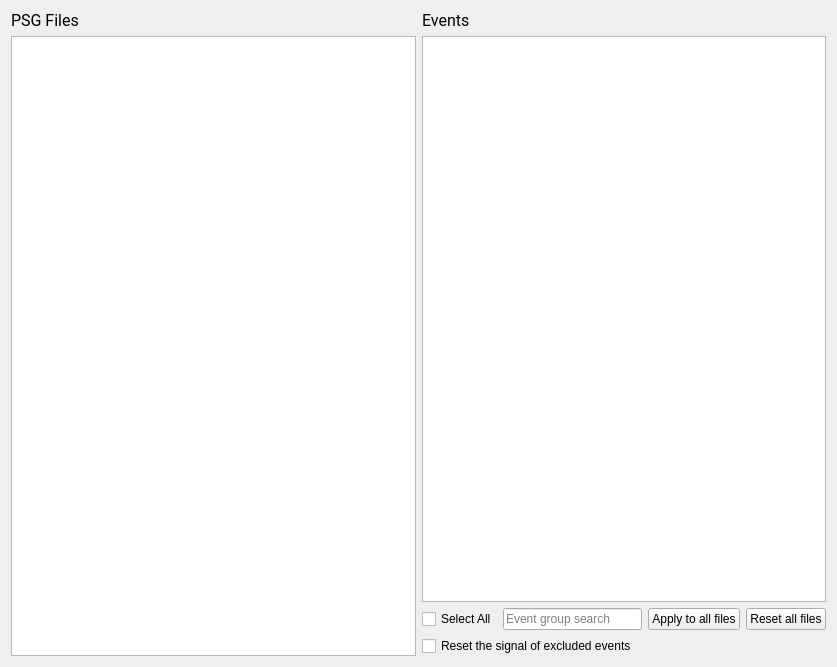
<?xml version="1.0" encoding="UTF-8"?>
<ui version="4.0">
 <class>AnnotationsSelection</class>
 <widget class="QWidget" name="AnnotationsSelection">
  <property name="geometry">
   <rect>
    <x>0</x>
    <y>0</y>
    <width>837</width>
    <height>667</height>
   </rect>
  </property>
  <property name="windowTitle">
   <string>Form</string>
  </property>
  <property name="styleSheet">
   <string>font: 12pt &quot;Roboto&quot;;</string>
  </property>
  <layout class="QHBoxLayout" name="horizontalLayout_2">
   <item>
    <layout class="QVBoxLayout" name="verticalLayout">
     <item>
      <widget class="QLabel" name="label">
       <property name="font">
        <font>
         <family>Roboto</family>
         <pointsize>12</pointsize>
         <weight>50</weight>
         <italic>false</italic>
         <bold>false</bold>
        </font>
       </property>
       <property name="text">
        <string>PSG Files</string>
       </property>
      </widget>
     </item>
     <item>
      <widget class="QListView" name="file_listview"/>
     </item>
    </layout>
   </item>
   <item>
    <layout class="QVBoxLayout" name="verticalLayout_2">
     <item>
      <widget class="QLabel" name="label_2">
       <property name="font">
        <font>
         <family>Roboto</family>
         <pointsize>12</pointsize>
         <weight>50</weight>
         <italic>false</italic>
         <bold>false</bold>
        </font>
       </property>
       <property name="text">
        <string>Events</string>
       </property>
      </widget>
     </item>
     <item>
      <widget class="QTreeView" name="event_treeview">
       <property name="editTriggers">
        <set>QAbstractItemView::NoEditTriggers</set>
       </property>
       <property name="selectionMode">
        <enum>QAbstractItemView::NoSelection</enum>
       </property>
       <property name="selectionBehavior">
        <enum>QAbstractItemView::SelectItems</enum>
       </property>
      </widget>
     </item>
     <item>
      <layout class="QHBoxLayout" name="horizontalLayout">
       <item>
        <widget class="QCheckBox" name="select_all_checkBox">
         <property name="text">
          <string>Select All</string>
         </property>
        </widget>
       </item>
       <item>
        <widget class="QLineEdit" name="search_lineEdit">
         <property name="maximumSize">
          <size>
           <width>200</width>
           <height>16777215</height>
          </size>
         </property>
         <property name="placeholderText">
          <string>Event group search</string>
         </property>
        </widget>
       </item>
       <item>
        <widget class="QPushButton" name="apply_all_pushButton">
         <property name="text">
          <string>Apply to all files</string>
         </property>
        </widget>
       </item>
       <item>
        <widget class="QPushButton" name="reset_all_files_pushButton">
         <property name="text">
          <string>Reset all files</string>
         </property>
        </widget>
       </item>
      </layout>
     </item>
     <item>
      <widget class="QCheckBox" name="reset_excl_event_checkBox">
       <property name="text">
        <string>Reset the signal of excluded events </string>
       </property>
      </widget>
     </item>
    </layout>
   </item>
  </layout>
 </widget>
 <resources>
  <include location="../../../../../scinodes_poc/src/main/python/ui/themes/themes.qrc"/>
 </resources>
 <connections>
  <connection>
   <sender>file_listview</sender>
   <signal>clicked(QModelIndex)</signal>
   <receiver>AnnotationsSelection</receiver>
   <slot>on_file_selected()</slot>
   <hints>
    <hint type="sourcelabel">
     <x>109</x>
     <y>177</y>
    </hint>
    <hint type="destinationlabel">
     <x>213</x>
     <y>177</y>
    </hint>
   </hints>
  </connection>
  <connection>
   <sender>apply_all_pushButton</sender>
   <signal>clicked()</signal>
   <receiver>AnnotationsSelection</receiver>
   <slot>on_apply_to_all_files()</slot>
   <hints>
    <hint type="sourcelabel">
     <x>411</x>
     <y>280</y>
    </hint>
    <hint type="destinationlabel">
     <x>240</x>
     <y>164</y>
    </hint>
   </hints>
  </connection>
  <connection>
   <sender>select_all_checkBox</sender>
   <signal>stateChanged(int)</signal>
   <receiver>AnnotationsSelection</receiver>
   <slot>on_select_all_groups()</slot>
   <hints>
    <hint type="sourcelabel">
     <x>287</x>
     <y>280</y>
    </hint>
    <hint type="destinationlabel">
     <x>240</x>
     <y>164</y>
    </hint>
   </hints>
  </connection>
  <connection>
   <sender>reset_all_files_pushButton</sender>
   <signal>clicked()</signal>
   <receiver>AnnotationsSelection</receiver>
   <slot>on_reset_all_files()</slot>
   <hints>
    <hint type="sourcelabel">
     <x>541</x>
     <y>404</y>
    </hint>
    <hint type="destinationlabel">
     <x>298</x>
     <y>226</y>
    </hint>
   </hints>
  </connection>
  <connection>
   <sender>search_lineEdit</sender>
   <signal>textEdited(QString)</signal>
   <receiver>AnnotationsSelection</receiver>
   <slot>search_pattern_slot()</slot>
   <hints>
    <hint type="sourcelabel">
     <x>526</x>
     <y>614</y>
    </hint>
    <hint type="destinationlabel">
     <x>418</x>
     <y>333</y>
    </hint>
   </hints>
  </connection>
 </connections>
 <slots>
  <slot>on_file_selected()</slot>
  <slot>on_event_selected()</slot>
  <slot>on_select_all_groups()</slot>
  <slot>on_apply_to_all_files()</slot>
  <slot>on_reset_all_files()</slot>
  <slot>search_pattern_slot()</slot>
 </slots>
</ui>
